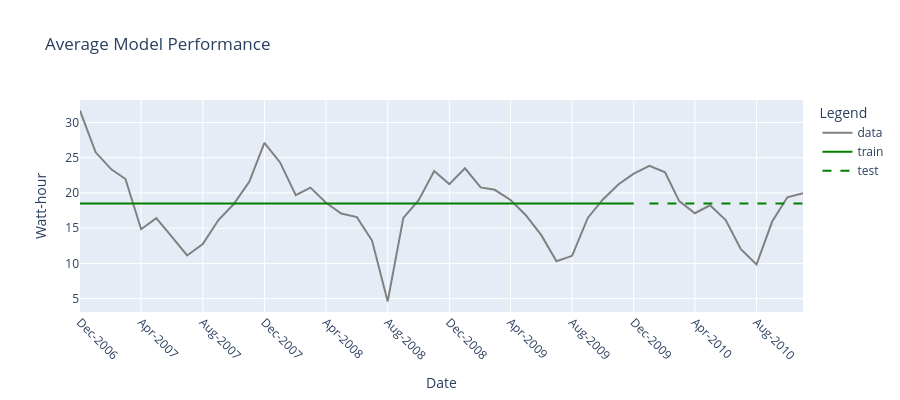

Here is the notebook cell this chart was saved with:
### Code cell
# Plotting the results

fig = go.Figure()

# Original time series
fig.add_trace(go.Scatter(
    x=power_df_monthly.index,
    y=power_df_monthly['Energy Consumed by Household (Watt-hour)'],
    mode='lines',
    name='data',
    line=dict(color='grey')
))

# Train predictions
fig.add_trace(go.Scatter(
    x=dates_train,
    y=mean_pred_train.flatten(),
    mode='lines',
    name='train',
    line=dict(color='green')
))

# Test predictions
fig.add_trace(go.Scatter(
    x=dates_test,
    y=mean_pred_test.flatten(),
    mode='lines',
    name='test',
    line=dict(color='green', dash='dash')
))

# Set x-axis ticks for better readability
labels = pd.to_datetime(power_df_monthly.index).strftime('%b-%Y')
step = max(1, len(labels) // 10)
fig.update_layout(
    title='Average Model Performance',
    yaxis_title='Watt-hour',
    xaxis_title='Date',
    legend_title='Legend',
    xaxis=dict(
        tickmode='array',
        tickvals=power_df_monthly.index[::step],
        ticktext=labels[::step],
        tickangle=45
    ),
    width=900,
    height=400
)

### Figure 1 — Plotly figure (JSON) as saved in the notebook; plotly's stock layout.template omitted (floating-point values rounded to 4 significant figures)
{"data": [{"line": {"color": "grey"}, "mode": "lines", "name": "data", "type": "scatter", "x": ["2006-12-01", "2007-01-01", "2007-02-01", "2007-03-01", "2007-04-01", "2007-05-01", "2007-06-01", "2007-07-01", "2007-08-01", "2007-09-01", "2007-10-01", "2007-11-01", "2007-12-01", "2008-01-01", "2008-02-01", "2008-03-01", "2008-04-01", "2008-05-01", "2008-06-01", "2008-07-01", "2008-08-01", "2008-09-01", "2008-10-01", "2008-11-01", "2008-12-01", "2009-01-01", "2009-02-01", "2009-03-01", "2009-04-01", "2009-05-01", "2009-06-01", "2009-07-01", "2009-08-01", "2009-09-01", "2009-10-01", "2009-11-01", "2009-12-01", "2010-01-01", "2010-02-01", "2010-03-01", "2010-04-01", "2010-05-01", "2010-06-01", "2010-07-01", "2010-08-01", "2010-09-01", "2010-10-01", "2010-11-01"], "y": [31.69, 25.77, 23.35, 21.98, 14.85, 16.43, 13.78, 11.12, 12.74, 16.16, 18.4, 21.57, 27.11, 24.33, 19.69, 20.76, 18.6, 17.07, 16.57, 13.25, 4.608, 16.46, 18.95, 23.12, 21.25, 23.5, 20.79, 20.45, 19.01, 16.88, 14.01, 10.3, 11.08, 16.45, 19.07, 21.25, 22.74, 23.84, 22.93, 18.83, 17.12, 18.25, 16.16, 12.02, 9.846, 15.94, 19.39, 19.95]}, {"line": {"color": "green"}, "mode": "lines", "name": "train", "type": "scatter", "x": ["2006-12-01", "2007-01-01", "2007-02-01", "2007-03-01", "2007-04-01", "2007-05-01", "2007-06-01", "2007-07-01", "2007-08-01", "2007-09-01", "2007-10-01", "2007-11-01", "2007-12-01", "2008-01-01", "2008-02-01", "2008-03-01", "2008-04-01", "2008-05-01", "2008-06-01", "2008-07-01", "2008-08-01", "2008-09-01", "2008-10-01", "2008-11-01", "2008-12-01", "2009-01-01", "2009-02-01", "2009-03-01", "2009-04-01", "2009-05-01", "2009-06-01", "2009-07-01", "2009-08-01", "2009-09-01", "2009-10-01", "2009-11-01", "2009-12-01"], "y": [18.52, 18.52, 18.52, 18.52, 18.52, 18.52, 18.52, 18.52, 18.52, 18.52, 18.52, 18.52, 18.52, 18.52, 18.52, 18.52, 18.52, 18.52, 18.52, 18.52, 18.52, 18.52, 18.52, 18.52, 18.52, 18.52, 18.52, 18.52, 18.52, 18.52, 18.52, 18.52, 18.52, 18.52, 18.52, 18.52, 18.52]}, {"line": {"color": "green", "dash": "dash"}, "mode": "lines", "name": "test", "type": "scatter", "x": ["2010-01-01", "2010-02-01", "2010-03-01", "2010-04-01", "2010-05-01", "2010-06-01", "2010-07-01", "2010-08-01", "2010-09-01", "2010-10-01", "2010-11-01"], "y": [18.52, 18.52, 18.52, 18.52, 18.52, 18.52, 18.52, 18.52, 18.52, 18.52, 18.52]}], "layout": {"height": 400, "legend": {"title": {"text": "Legend"}}, "title": {"text": "Average Model Performance"}, "width": 900, "xaxis": {"tickangle": 45, "tickmode": "array", "ticktext": ["Dec-2006", "Apr-2007", "Aug-2007", "Dec-2007", "Apr-2008", "Aug-2008", "Dec-2008", "Apr-2009", "Aug-2009", "Dec-2009", "Apr-2010", "Aug-2010"], "tickvals": ["2006-12-01", "2007-04-01", "2007-08-01", "2007-12-01", "2008-04-01", "2008-08-01", "2008-12-01", "2009-04-01", "2009-08-01", "2009-12-01", "2010-04-01", "2010-08-01"], "title": {"text": "Date"}}, "yaxis": {"title": {"text": "Watt-hour"}}}}
